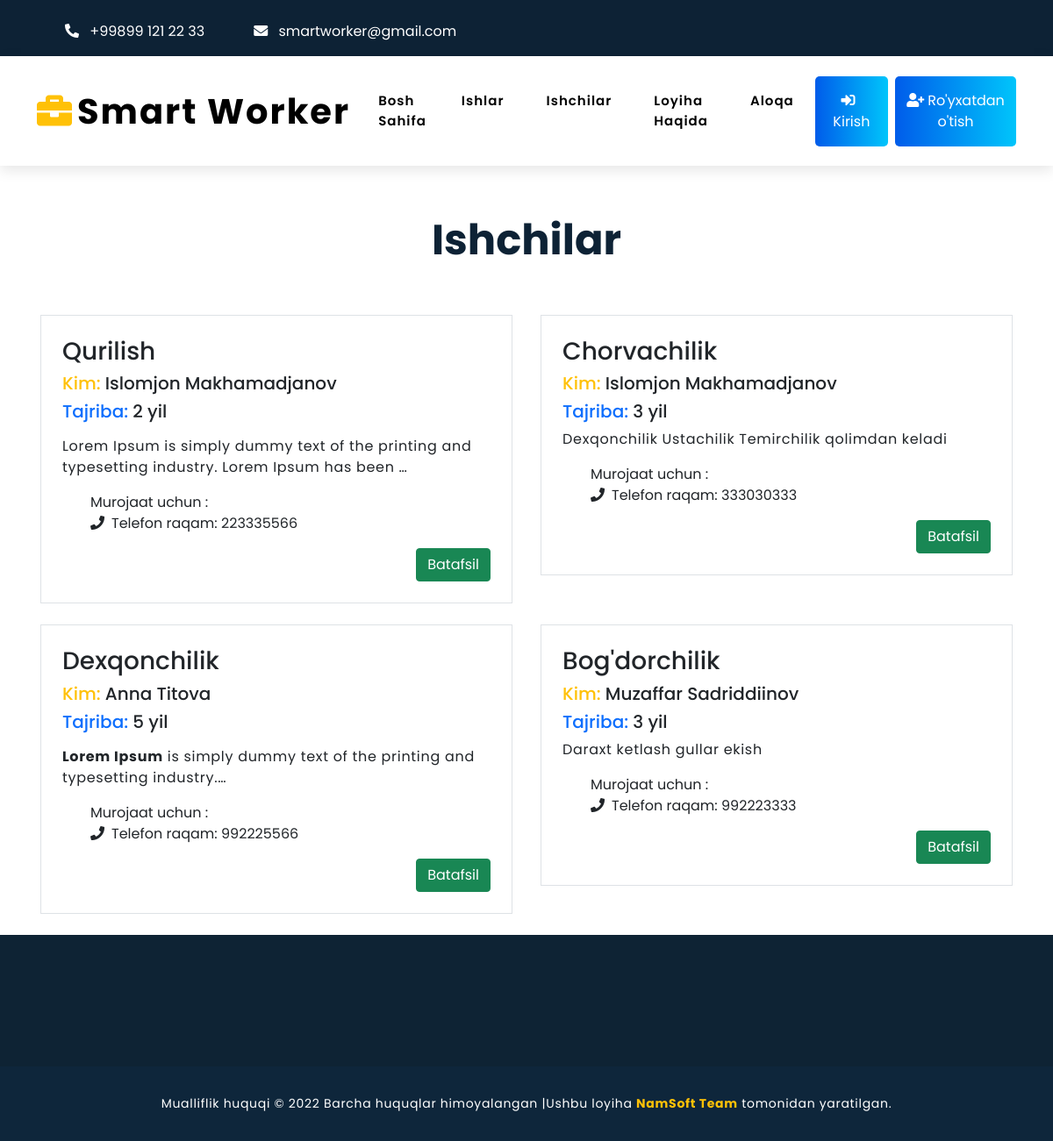
The page /allEmployers/ on the database as committed earlier.
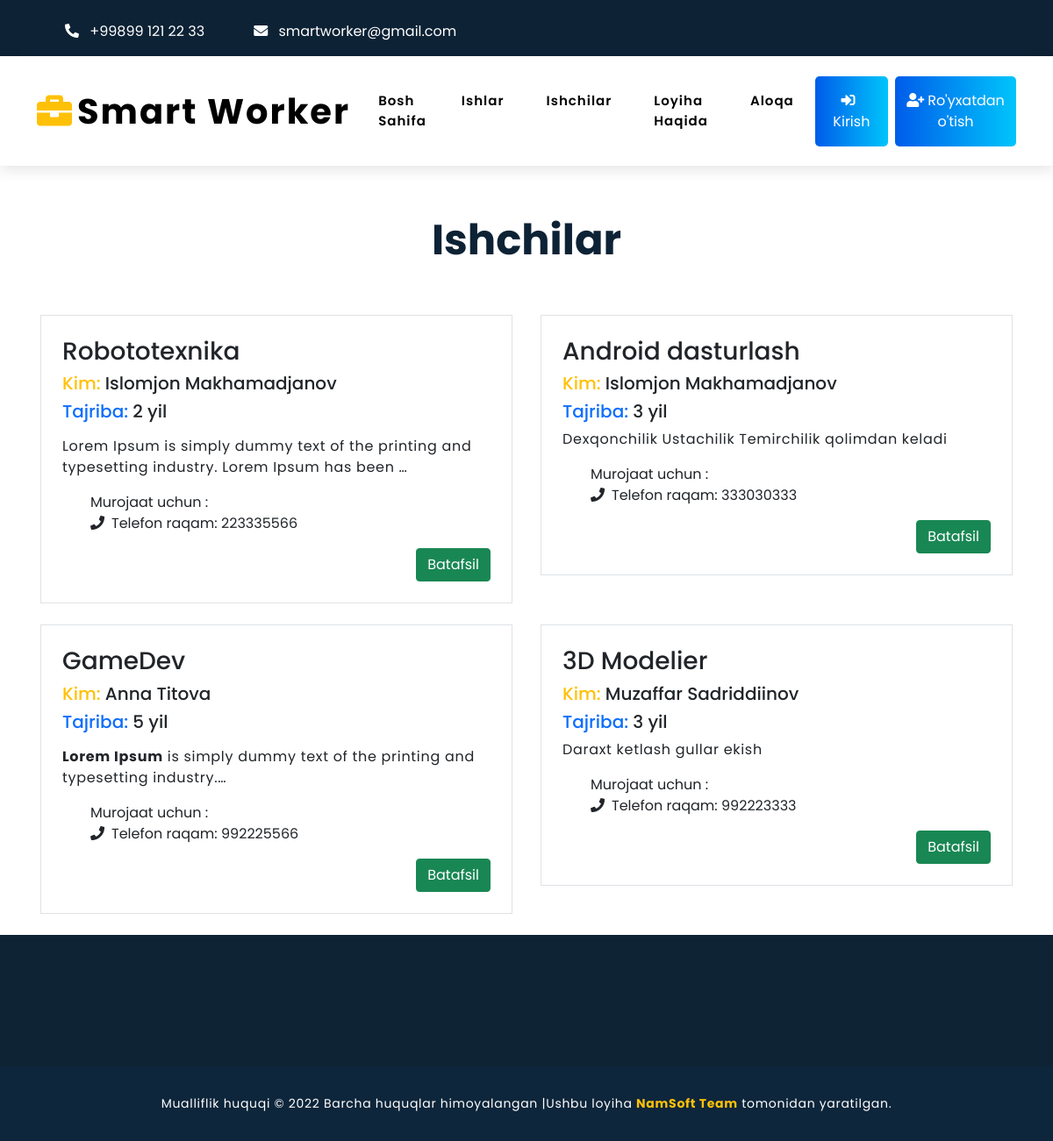
The same page on the database as committed later.
### mardikor/models.py (models this page shows, shortened)
class Employer(models.Model):
    user=models.ForeignKey(User,on_delete=models.CASCADE)
    age=models.IntegerField()
    category=models.ForeignKey(Category,on_delete=models.CASCADE)
    title = RichTextField()
    about=RichTextField()
    experience=models.CharField(max_length=50)
    salary=models.CharField(max_length=200)
    phone=models.CharField(max_length=50)
    address=RichTextField()

class Category(models.Model):
    name=models.CharField(max_length=100)
    image=models.ImageField(upload_to='media/categoryImg',blank=True)
    created_at = models.DateTimeField(auto_now_add=True, null=True)
    updated_at = models.DateTimeField(auto_now_add=True, null=True)
    def __str__(self):
        return self.name

### mardikor/views.py (the view)
# urls.py: path('allEmployers/',allEmployers,name='allEmployers'),
def allEmployers(request):
    data=Employer.objects.filter()
    context={
        'data':data
    }
    return render(request,'allEmployers.html',context)

### templates/allEmployers.html (shortened to what this page needs)
{% extends 'base.html' %}
{% block mycontent %}
  <section class="featured-job-area feature-padding pt-2 mt-5">
      <div class="container">
        <div class="row">
          <div class="col-lg-12">
            <div class="section-tittle text-center">
              <h1 class="display-5 fw-bold" style="color: #0D2235;">Ishchilar</h1>
            </div>
          </div>
        </div>
        <div class="row justify-content-center pt-5">
          {% for info in data %}
          <div class="col-12 col-lg-6 single-job-items mb-4 px-3">
            <div class="job-items border p-4 ">
              <div class="job-tittle">
                <a href="job_details.html" class="text-decoration-none text-dark">
                  <div class="d-flex justify-content-between">
                    <h3>{{info.category}}</h3>
                  </div>
                </a>
                <h5>
                  <span class="text-warning">Kim: </span>{{info.user.first_name}} {{info.user.last_name}}
                </h5>
                <h5>
                  <span class="text-primary">Tajriba: </span>{{info.experience}} yil
                </h5>
                <p>
                  {{info.title |safe |truncatechars:100}}
                </p>
                <div class="d-flex justify-content-between">
                  <ul>
                    <li>Murojaat uchun : </li>
                    <li><i class="fas fa-phone me-2"></i>Telefon raqam: <span>{{info.phone}}</span></li>
                  </ul>
                </div>
              </div>
              <div class="items-link d-flex justify-content-between align-items-center">
                <a href="{% url 'employer_details' info.id %}" class="btn h-25 btn-success">Batafsil</a>
              </div>
            </div>
          </div>
          {% endfor %}
        </div>
      </div>
    </section>
{% endblock %}

Rows that differ between the two databases and show on the page:
changed through a linked row, Employer: category "Qurilish" → "Robototexnika"
changed through a linked row, Employer "Dexqonchilik Ustachilik Temirchilik qolimdan keladi": category "Chorvachilik" → "Android dasturlash"
changed through a linked row, Employer "Anna": category "Dexqonchilik" → "GameDev"
changed through a linked row, Employer "Daraxt ketlash gullar ekish": category "Bog'dorchilik" → "3D Modelier"
